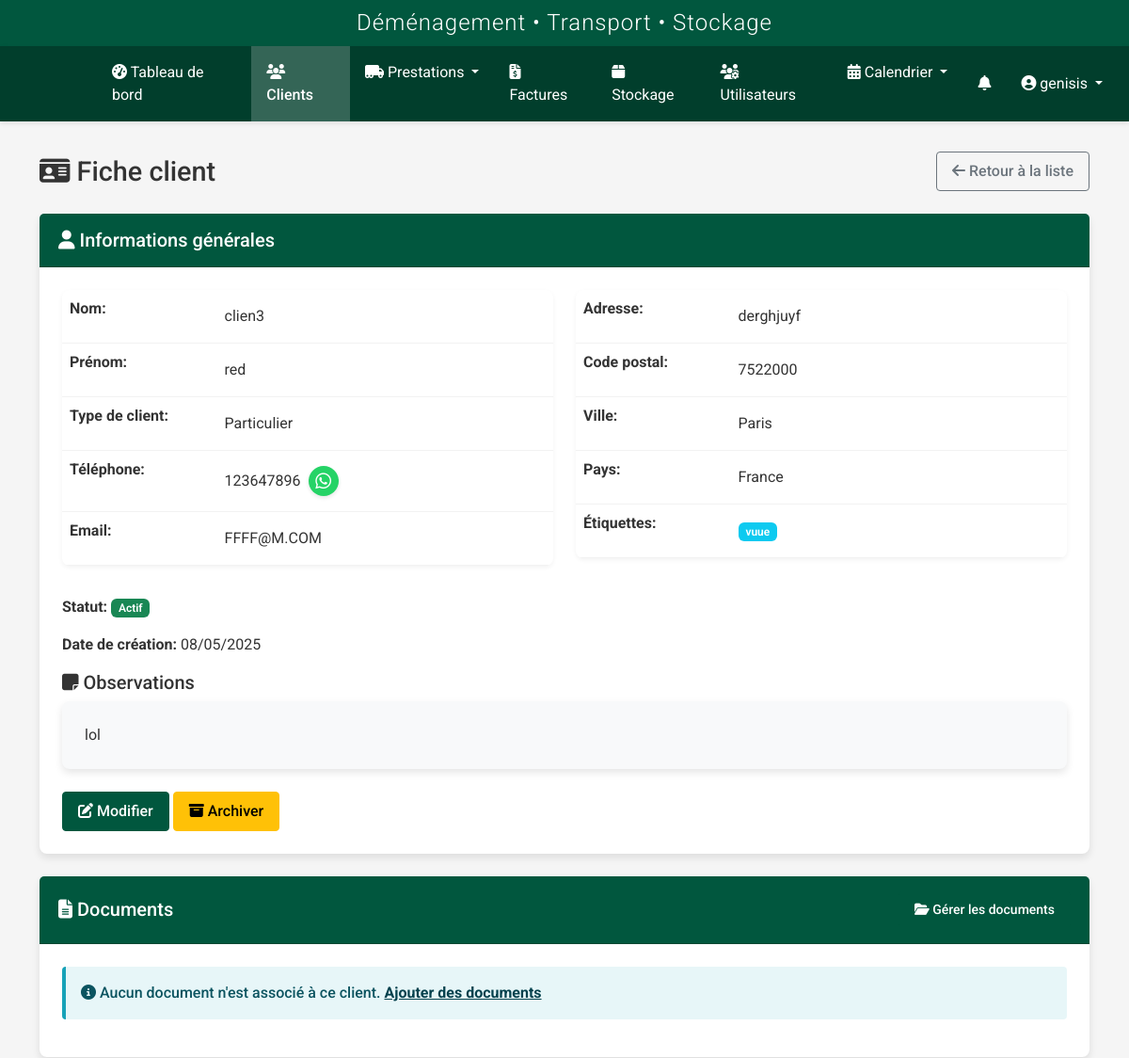
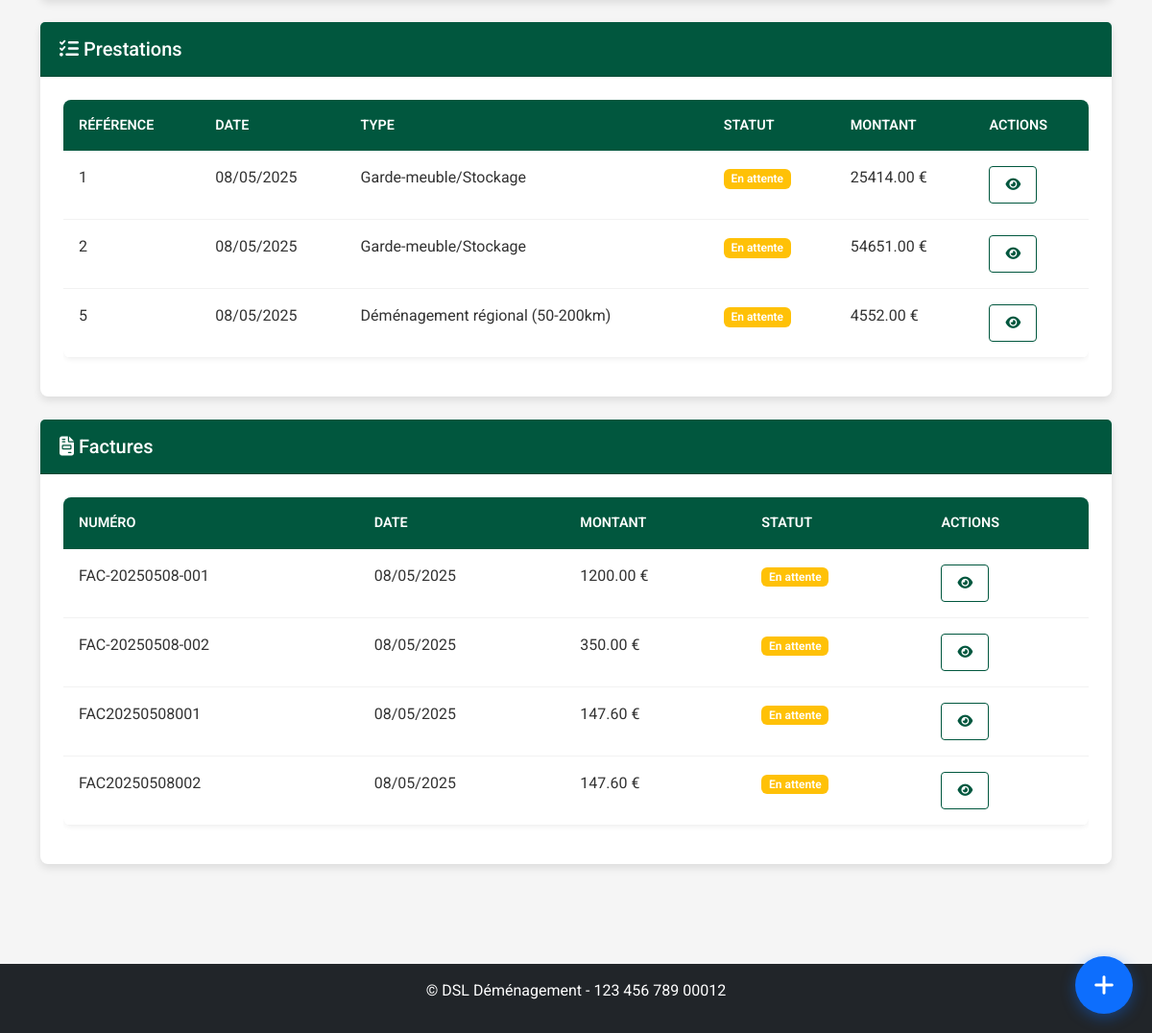
Before: /clients/clients/19 (signed in) with the older database file (2 pictures, top to bottom).
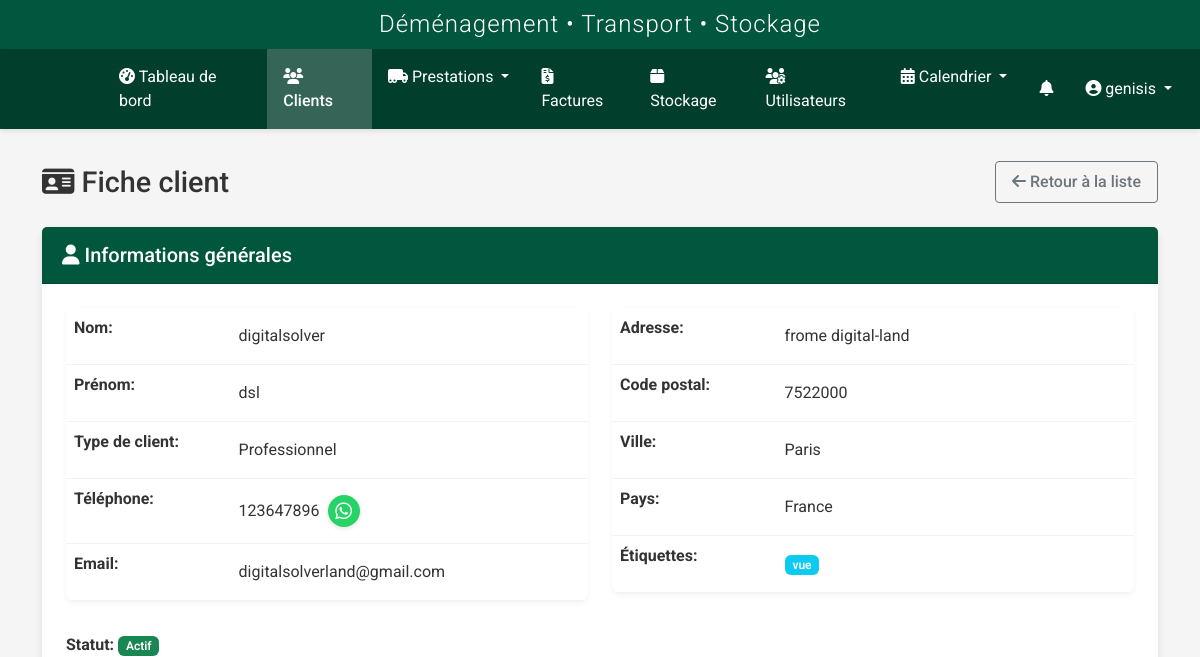
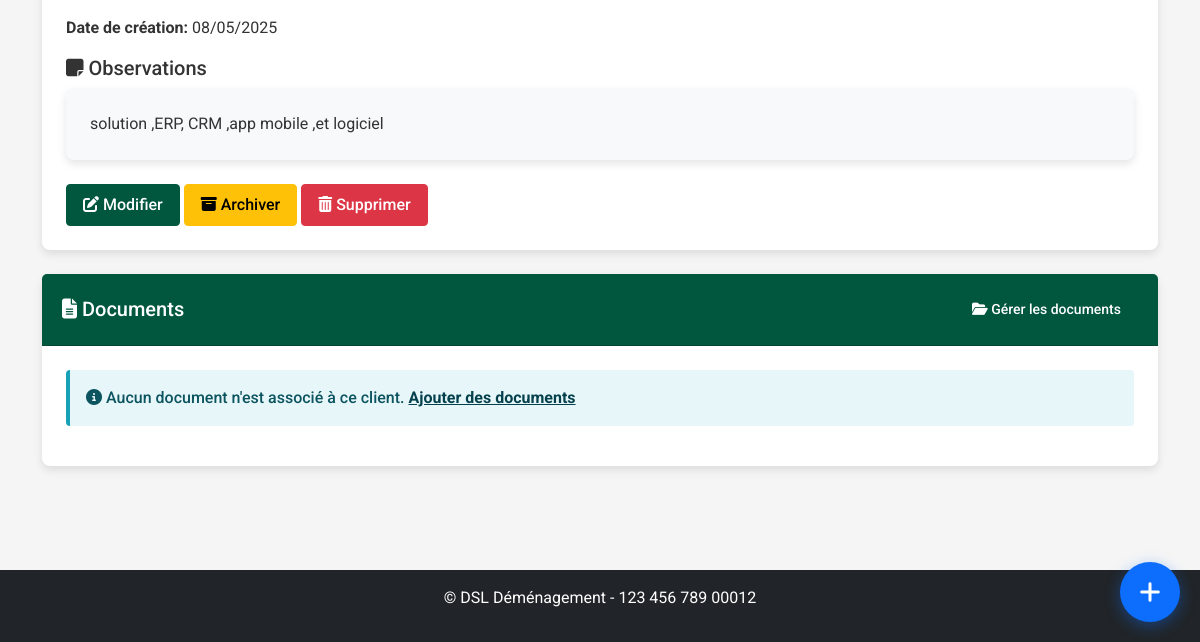
After: the same page with the newer database file (2 pictures, top to bottom).
### models.py (models this page shows, shortened)
class Client(db.Model):
    id = db.Column(db.Integer, primary_key=True)
    nom = db.Column(db.String(64), nullable=False)
    prenom = db.Column(db.String(64), nullable=False)
    adresse = db.Column(db.Text, nullable=True)
    code_postal = db.Column(db.String(10), nullable=True)
    ville = db.Column(db.String(64), nullable=True)
    pays = db.Column(db.String(64), default='France')
    telephone = db.Column(db.String(20), nullable=True)
    email = db.Column(db.String(120), nullable=True)
    type_client = db.Column(db.String(50), nullable=True)
    tags = db.Column(db.Text, nullable=True)
    observations = db.Column(db.Text, nullable=True)
    statut = db.Column(db.String(20), default='actif')
    archive = db.Column(db.Boolean, default=False)
    date_creation = db.Column(db.DateTime, nullable=False, default=datetime.utcnow)
    commercial_id = db.Column(db.Integer, db.ForeignKey('user.id'), nullable=True)
    commercial = db.relationship('User', backref=db.backref('clients', lazy=True), foreign_keys=[commercial_id])
    prestations_principales = db.relationship('Prestation', backref=db.backref('client_principal', lazy=True), lazy=True, foreign_keys="Prestation.client_id")
    prestations_supplementaires = db.relationship('Prestation', secondary=prestation_clients, back_populates='clients_supplementaires')
    factures = db.relationship('Facture', backref='client', lazy=True)

class Prestation(db.Model):
    id = db.Column(db.Integer, primary_key=True)
    client_id = db.Column(db.Integer, db.ForeignKey('client.id'), nullable=False)
    commercial_id = db.Column(db.Integer, db.ForeignKey('user.id'), nullable=True)
    transporteur_id = db.Column(db.Integer, db.ForeignKey('transporteurs.id'), nullable=True)
    vehicule_id = db.Column(db.Integer, db.ForeignKey('vehicules.id'), nullable=True)
    client = db.relationship('Client', foreign_keys=[client_id], backref=db.backref('prestations', lazy=True))
    date_debut = db.Column(db.DateTime, nullable=False)
    date_fin = db.Column(db.DateTime, nullable=False)
    adresse_depart = db.Column(db.Text, nullable=False)
    adresse_arrivee = db.Column(db.Text, nullable=False)
    type_demenagement = db.Column(db.String(100), nullable=False)
    type_demenagement_id = db.Column(db.Integer, db.ForeignKey('type_demenagement.id'), nullable=True)
    statut = db.Column(db.String(50), default='En attente')  # En attente, Confirmé, En cours, Terminé, Annulé
    priorite = db.Column(db.String(20), default='Normale')  # Basse, Normale, Haute, Urgente
    status_transporteur = db.Column(db.String(20), default='en_attente')  # en_attente, accepte, refuse
    raison_refus = db.Column(db.Text, nullable=True)  # Raison du refus par le transporteur
    date_reponse = db.Column(db.DateTime, nullable=True)  # Date de réponse du transporteur
    observations = db.Column(db.Text, nullable=True)
    archive = db.Column(db.Boolean, default=False)
    date_creation = db.Column(db.DateTime, nullable=False, default=datetime.utcnow)
    date_modification = db.Column(db.DateTime, nullable=True)
    createur_id = db.Column(db.Integer, db.ForeignKey('user.id'), nullable=True)
    modificateur_id = db.Column(db.Integer, db.ForeignKey('user.id'), nullable=True)
    stockage_id = db.Column(db.Integer, db.ForeignKey('stockage.id'), nullable=True)
    mode_groupage = db.Column(db.Boolean, default=False)
    tags = db.Column(db.Text, nullable=True)
    societe = db.Column(db.String(100), nullable=True)
    montant = db.Column(db.Float, nullable=True, default=0)
    etapes_depart = db.Column(db.Text, nullable=True)  # Étapes supplémentaires de départ (format: adresse1||adresse2||...)
    etapes_arrivee = db.Column(db.Text, nullable=True)  # Étapes supplémentaires d'arrivée (format: adresse1||adresse2||...)
    commercial = db.relationship('User', foreign_keys=[commercial_id], backref='prestations_commercial')
    createur = db.relationship('User', foreign_keys=[createur_id], backref='prestations_creees')
    modificateur = db.relationship('User', foreign_keys=[modificateur_id], backref='prestations_modifiees')
    transporteurs = db.relationship('User', secondary=prestation_transporteurs, back_populates='prestations')
    clients_supplementaires = db.relationship('Client', secondary=prestation_clients, back_populates='prestations_supplementaires')
    type_demenagement_obj = db.relationship('TypeDemenagement', backref='prestations')
    versions = db.relationship('PrestationVersion', backref='prestation_courante', lazy=True, foreign_keys="PrestationVersion.prestation_id")

class Facture(db.Model):
    id = db.Column(db.Integer, primary_key=True)
    numero = db.Column(db.String(50), unique=True, nullable=False)
    client_id = db.Column(db.Integer, db.ForeignKey('client.id'), nullable=False)
    prestation_id = db.Column(db.Integer, db.ForeignKey('prestation.id'), nullable=True)
    stockage_id = db.Column(db.Integer, db.ForeignKey('stockage.id'), nullable=True)
    date_emission = db.Column(db.DateTime, nullable=False, default=datetime.utcnow)
    date_echeance = db.Column(db.DateTime, nullable=True)
    montant_ht = db.Column(db.Float, nullable=False)
    taux_tva = db.Column(db.Float, nullable=False, default=20.0)  # Ajout du champ taux_tva
    montant_ttc = db.Column(db.Float, nullable=False)
    montant_acompte = db.Column(db.Float, nullable=True, default=0)
    societe = db.Column(db.String(50), nullable=True)
    mode_paiement = db.Column(db.String(50), nullable=True)
    statut = db.Column(db.String(20), nullable=False, default='En attente')
    commission_pourcentage = db.Column(db.Float, nullable=True)
    commission_montant = db.Column(db.Float, nullable=True)
    notes = db.Column(db.Text, nullable=True)
    observations = db.Column(db.Text, nullable=True)
    commercial_id = db.Column(db.Integer, db.ForeignKey('user.id'), nullable=True)
    commercial = db.relationship('User', foreign_keys=[commercial_id], backref='factures_creees')
    fichiers = db.relationship('FichierFacture', backref='facture', lazy=True, cascade="all, delete-orphan")

### routes/client.py (the view)
@client_bp.route('/clients/<int:id>')
@login_required
@role_required('commercial', 'admin', 'superadmin')
def details(id):
    client = Client.query.get_or_404(id)
    return render_template(
        'clients/details.html',
        title=f'Fiche client - {client.nom} {client.prenom}',
        client=client
    )

### auth.py (called while the page is built)
def role_required(*roles):
    def wrapper(f):
        @wraps(f)
        @login_required
        def decorated_function(*args, **kwargs):
            if not current_user.is_authenticated:
                return redirect(url_for('auth.login'))
            if current_user.role in ['admin', 'commercial']:
                module = request.blueprint
                if module in ['stockage', 'facture']:
                    flash('Ce module est en cours de développement et sera disponible dans un futur proche. Accès temporairement restreint.', 'warning')
                    return redirect(url_for('dashboard.index'))
            if not any(current_user.role == role for role in roles):
                abort(403)
            return f(*args, **kwargs)
        return decorated_function
    return wrapper

### models.py (called while the page is built)
    def is_admin(self):
        return self.role in ['admin', 'superadmin']

    def is_transporteur(self):
        return self.role == 'transporteur' or self.is_admin()

### templates/clients/details.html (shortened to what the changed rows need)
{% extends 'base.html' %}
{% block content %}
<div class="client-details-page">
    <div class="page-title">
        <h1><i class="fas fa-id-card"></i> Fiche client</h1>
    </div>
    <div class="card mb-4">
        <div class="card-body">
            <div class="row">
                <div class="col-md-6">
                    <table class="table table-borderless">
                        <tr>
                            <th style="width: 30%">Nom:</th>
                            <td>{{ client.nom }}</td>
                        </tr>
                        <tr>
                            <th>Prénom:</th>
                            <td>{{ client.prenom }}</td>
                        </tr>
                        <tr>
                            <th>Type de client:</th>
                            <td>{{ client.type_client }}</td>
                        </tr>
                        <tr>
                            <th>Téléphone:</th>
                            <td>{{ client.telephone }}</td>
                        </tr>
                        <tr>
                            <th>Email:</th>
                            <td>{{ client.email }}</td>
                        </tr>
                    </table>
                </div>
                <div class="col-md-6">
                    <table class="table table-borderless">
                        <tr>
                            <th style="width: 30%">Adresse:</th>
                            <td>{{ client.adresse }}</td>
                        </tr>
                        <tr>
                            <th>Code postal:</th>
                            <td>{{ client.code_postal }}</td>
                        </tr>
                        <tr>
                            <th>Ville:</th>
                            <td>{{ client.ville }}</td>
                        </tr>
                        <tr>
                            <th>Pays:</th>
                            <td>{{ client.pays }}</td>
                        </tr>
                        <tr>
                            <th>Étiquettes:</th>
                            <td>
                                {% if client.tags %}
                                    {% for tag in client.tags.split(',') %}
                                        <span class="badge bg-info">{{ tag.strip() }}</span>
                                    {% endfor %}
                                {% else %}
                                    <span class="text-muted">Aucune étiquette</span>
                                {% endif %}
                            </td>
                        </tr>
                    </table>
                </div>
            </div>
            <div class="client-status mt-3">
                <p>
                    <strong>Statut:</strong>
                    {% if client.archive %}
                        <span class="badge bg-secondary">Archivé</span>
                    {% else %}
                        <span class="badge bg-success">Actif</span>
                    {% endif %}
                </p>
                <p><strong>Date de création:</strong> {{ client.date_creation.strftime('%d/%m/%Y') }}</p>
            </div>
            {% if client.observations %}
            <div class="client-observations mt-3">
                <h5><i class="fas fa-sticky-note"></i> Observations</h5>
                <div class="card bg-light">
                    <div class="card-body">
                        {{ client.observations|nl2br|safe }}
                    </div>
                </div>
            </div>
            {% endif %}
            <div class="client-actions mt-4">
                <a href="{{ url_for('client.edit', id=client.id) }}" class="btn btn-primary">
                    <i class="fas fa-edit"></i> Modifier
                </a>
                <a href="{{ url_for('client.toggle_archive', id=client.id) }}"
                   class="btn btn-{{ 'success' if client.archive else 'warning' }}">
                    <i class="fas fa-{{ 'box-open' if client.archive else 'archive' }}"></i>
                    {{ 'Désarchiver' if client.archive else 'Archiver' }}
                </a>
                {% if current_user.is_admin() and not client.prestations and not client.factures %}
                    <a href="{{ url_for('client.delete', id=client.id) }}"
                       class="btn btn-danger delete-client"
                       data-client-name="{{ client.nom }} {{ client.prenom }}">
                        <i class="fas fa-trash-alt"></i> Supprimer
                    </a>
                {% endif %}
            </div>
        </div>
    </div>
    {% if client.prestations %}
    <div class="card mb-4">
        <div class="card-header">
            <h5 class="mb-0"><i class="fas fa-tasks"></i> Prestations</h5>
        </div>
        <div class="card-body">
            <div class="table-responsive">
                <table class="table table-hover">
                    <thead>
                        <tr>
                            <th>Référence</th>
                            <th>Date</th>
                            <th>Type</th>
                            <th>Statut</th>
                            <th>Montant</th>
                            <th>Actions</th>
                        </tr>
                    </thead>
                    <tbody>
                        {% for prestation in client.prestations %}
                            <tr>
                                <td>{{ prestation.id }}</td>
                                <td>{{ prestation.date_debut.strftime('%d/%m/%Y') }}</td>
                                <td>{{ prestation.type_demenagement }}</td>
                                <td>
                                    <span class="badge bg-{{ 'success' if prestation.statut == 'Terminée' else 'warning' if prestation.statut == 'En attente' else 'danger' if prestation.statut == 'Annulée' else 'info' }}">
                                        {{ prestation.statut }}
                                    </span>
                                </td>
                                <td>{{ "%.2f"|format(prestation.montant or 0) }} €</td>
                                <td>
                                    <div class="btn-group btn-group-sm">
                                        <a href="{{ url_for('prestation.view', id=prestation.id) }}" class="btn btn-outline-primary" title="Voir">
                                            <i class="fas fa-eye"></i>
                                        </a>
                                    </div>
                                </td>
                            </tr>
                        {% endfor %}
                    </tbody>
                </table>
            </div>
        </div>
    </div>
    {% endif %}
    {% if client.factures %}
    <div class="card mb-4">
        <div class="card-header">
            <h5 class="mb-0"><i class="fas fa-file-invoice"></i> Factures</h5>
        </div>
        <div class="card-body">
            <div class="table-responsive">
                <table class="table table-hover">
                    <thead>
                        <tr>
                            <th>Numéro</th>
                            <th>Date</th>
                            <th>Montant</th>
                            <th>Statut</th>
                            <th>Actions</th>
                        </tr>
                    </thead>
                    <tbody>
                        {% for facture in client.factures %}
                            <tr>
                                <td>{{ facture.numero }}</td>
                                <td>{{ facture.date_emission.strftime('%d/%m/%Y') }}</td>
                                <td>{{ "%.2f"|format(facture.montant_ttc) }} €</td>
                                <td>
                                    <span class="badge bg-{{ 'success' if facture.statut == 'Payée' else 'warning' if facture.statut == 'En attente' else 'danger' if facture.statut == 'Annulée' else 'info' }}">
                                        {{ facture.statut }}
                                    </span>
                                </td>
                                <td>
                                    <div class="btn-group btn-group-sm">
                                        <a href="{{ url_for('facture.view', id=facture.id) }}" class="btn btn-outline-primary" title="Voir">
                                            <i class="fas fa-eye"></i>
                                        </a>
                                    </div>
                                </td>
                            </tr>
                        {% endfor %}
                    </tbody>
                </table>
            </div>
        </div>
    </div>
    {% endif %}
</div>
{% endblock %}

Changed rows visible on the page:
removed Prestation: id "1", date_debut "08/05/2025", type_demenagement "Garde-meuble/Stockage", statut "En attente", montant "25414.00"
removed Prestation: id "2", date_debut "08/05/2025", type_demenagement "Garde-meuble/Stockage", statut "En attente", montant "54651.00"
removed Prestation: id "5", date_debut "08/05/2025", type_demenagement "Déménagement régional (50-200km)", statut "En attente", montant "4552.00"
removed Facture: numero "FAC-20250508-001", date_emission "08/05/2025", montant_ttc "1200.00", statut "En attente"
removed Facture: numero "FAC-20250508-002", date_emission "08/05/2025", montant_ttc "350.00", statut "En attente"
removed Facture: numero "FAC20250508001", date_emission "08/05/2025", montant_ttc "147.60", statut "En attente"
removed Facture: numero "FAC20250508002", date_emission "08/05/2025", montant_ttc "147.60", statut "En attente"
changed Client "Paris": nom "clien3" → "digitalsolver"; prenom "red" → "dsl"; type_client "Particulier" → "Professionnel"; email "FFFF@M.COM" → "digitalsolverland@gmail.com"; adresse "derghjuyf" → "frome digital-land"; strip "vuue" → "vue"; observations "lol" → "solution ,ERP, CRM ,app mobile ,et logiciel"
Other visible differences:
text no longer shown: "Prestations RÉFÉRENCE DATE TYPE STATUT MONTANT ACTIONS Factures NUMÉRO DATE MONTANT STATUT ACTIONS"
text now shown: "Supprimer"
